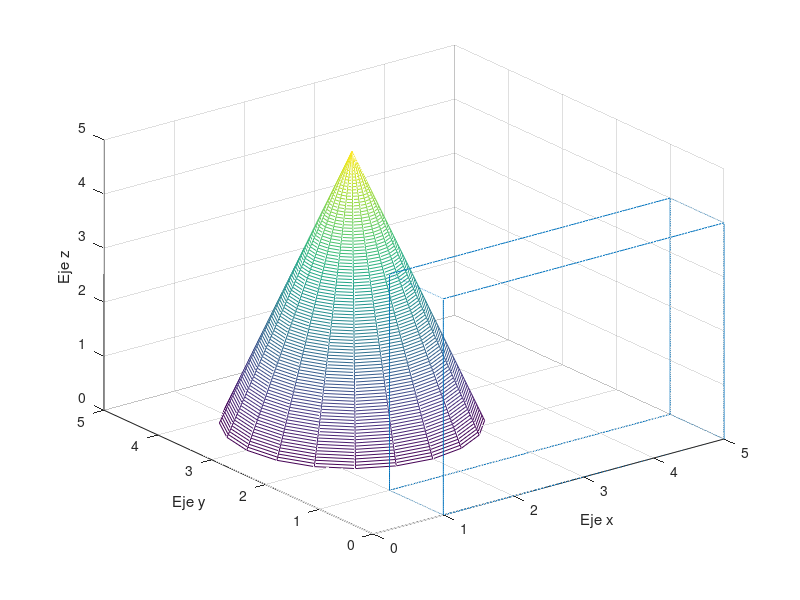

Recreate this plot in MATLAB.
%Figuras:cono y prisma
r=linspace(1.5,0);
[X,Y,Z]=cylinder(r);
mesh(X+2,Y+3,Z.*5), xlabel('Eje x'), ylabel('Eje y'),zlabel('Eje z'), axis([0 5 0 5 0 5])
hold on
cero=zeros(1,100);uno=ones(1,100);cuatro=4*ones(1,100);cinco=5*ones(1,100);
ua5=linspace(1,5);ca4=linspace(0,4);ca1=linspace(0,1);

%Inferiores
line(ua5,cero,cero)
line(uno,ca1,cero)
line(ua5,uno,cero)
line(cinco,ca1,cero)

%superiores
line(ua5,cero,cuatro)
line(uno,ca1,cuatro)
line(ua5,uno,cuatro)
line(cinco,ca1,cuatro)

%laterales
line(cinco,uno,ca4)
line(cinco,cero,ca4)
line(uno,cero,ca4)
line(uno,uno,ca4)
